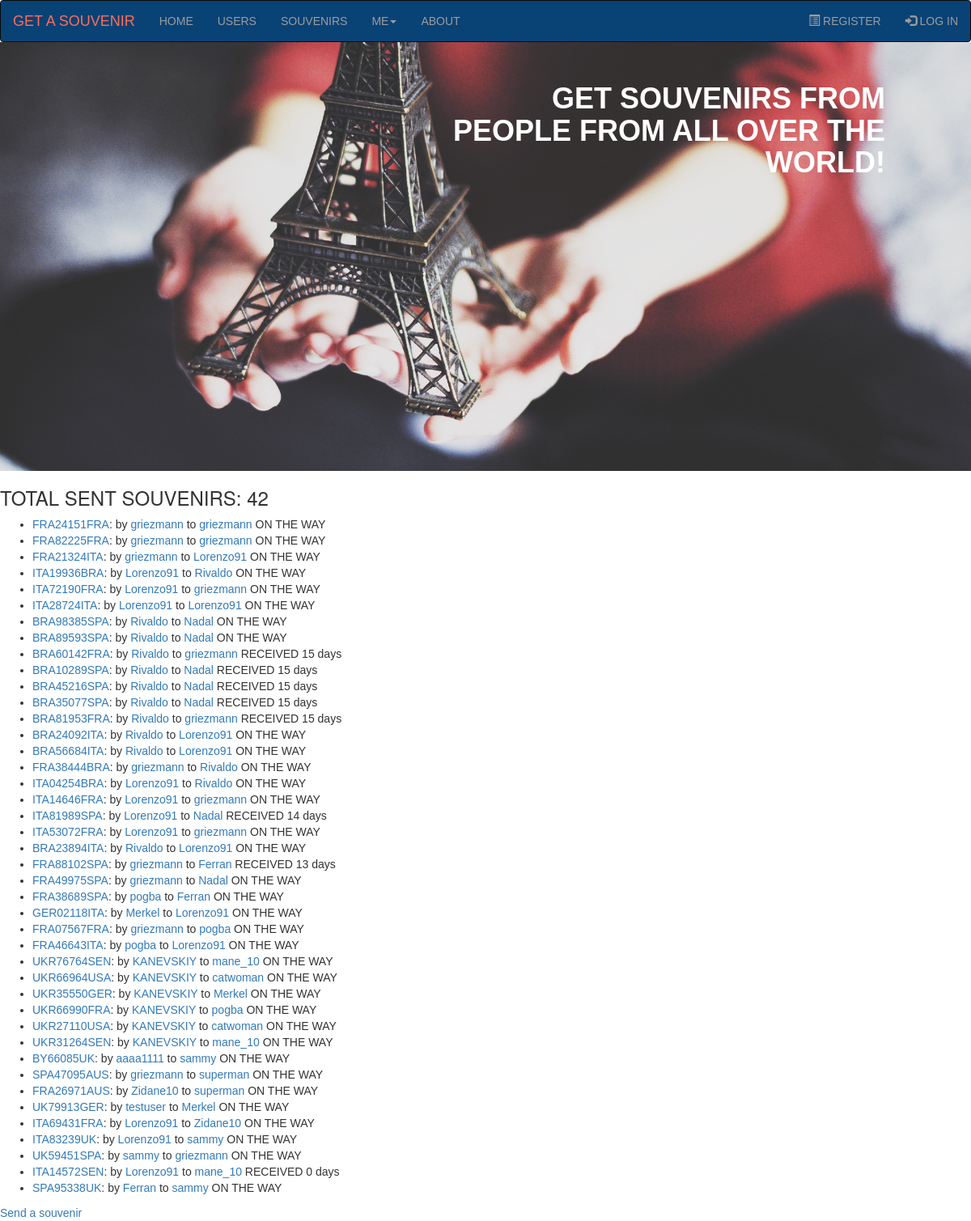
The app's page /souvenirs/, older data.
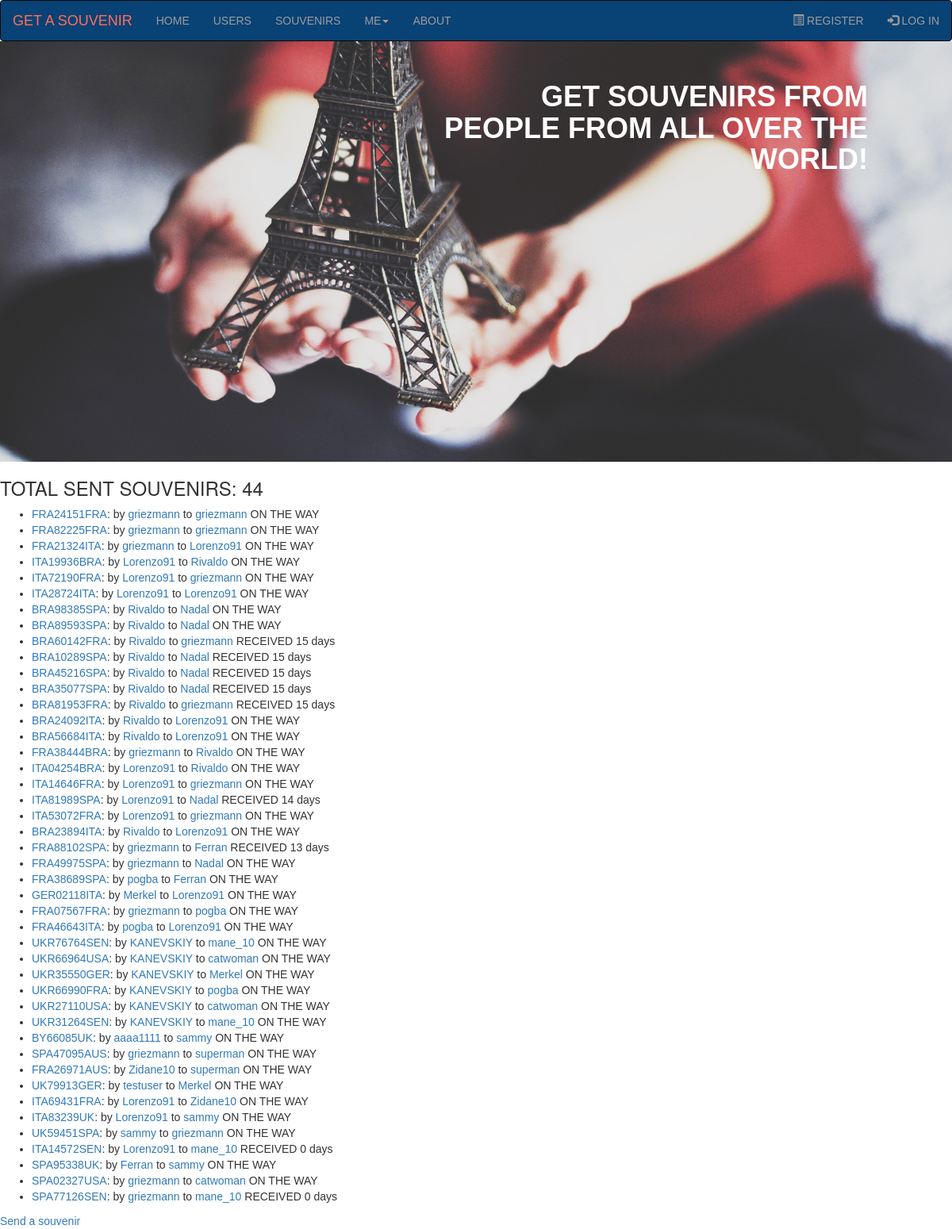
The same page, newer data.
### souvenirs_app/models.py (models this page shows, shortened)
class Souvenir(models.Model):
    souvenir_id = models.AutoField(primary_key=True)
    slug = models.SlugField(max_length=30, verbose_name='URL')
    send_user = models.ForeignKey(UserInfo, on_delete=models.PROTECT, related_name='send_user')
    send_date = models.DateField(auto_now_add=True)
    receive_user = models.ForeignKey(UserInfo, on_delete=models.PROTECT, related_name='receive_user')
    receive_date = models.DateField(null=True, blank=True)
    send_user_img = models.ImageField(upload_to='send/', default='no-photo.png', null=True, blank=True)
    receive_user_img = models.ImageField(upload_to='receive/', default='no-photo.png', null=True, blank=True)
    send_user_message = models.TextField(max_length=500, null=True, blank=True)
    receive_user_message = models.TextField(max_length=500, null=True, blank=True)
    STATUS_CHOICES = [
        ('ON THE WAY', 'On the way'),
        ('RECEIVED', 'Received'),
    ]
    status = models.CharField(max_length=10, choices=STATUS_CHOICES, default='ON THE WAY')
    def get_absolute_url(self):
        return reverse('souvenirs_app:souvenir', kwargs={'souvenir_slug': self.slug})
    def on_the_way(self):
        return f'{(self.receive_date - self.send_date).days} days'
    class Meta:
        verbose_name = 'Souvenir'
        verbose_name_plural = 'Souvenirs'

class UserInfo(models.Model):
    username = models.OneToOneField(User, on_delete=models.PROTECT, primary_key=True)
    slug = models.SlugField(max_length=30, verbose_name='URL')
    avatar = models.ImageField(upload_to='avatars/', default='no-avatar.jpg', null=True, blank=True)
    sex = models.CharField(max_length=6, choices=(('MALE', 'male'), ('FEMALE', 'female')))
    date_of_birthday = models.DateField(null=True, blank=True)
    country = models.ForeignKey(Country, on_delete=models.PROTECT, related_name='userinfo', unique=False)
    city = models.CharField(max_length=30)
    address = models.TextField(max_length=200)
    about = models.TextField(max_length=500, null=True, blank=True)
    def __str__(self):
        return str(self.username)
    def get_absolute_url(self):
        return reverse('souvenirs_app:user_info', kwargs={'user_info_slug': self.slug})
    class Meta:
        verbose_name = 'User_information'
        verbose_name_plural = 'User_informations'

### souvenirs_app/views.py (the view)
# urls.py: path('souvenirs/', views.SouvenirsView.as_view(), name='souvenirs'),
class SouvenirsView(ListView):
    model = Souvenir
    template_name = 'souvenirs_app/souvenirs.html'
    context_object_name = 'souvenirs'

### souvenirs_app/templates/souvenirs_app/souvenirs.html
{% extends 'souvenirs_app/base.html' %}
{% block content %}
    <h3>TOTAL SENT SOUVENIRS: {{ souvenirs.count }}</h3>
    <ul>
        {% for souvenir in souvenirs %}
            <li><a href="{{ souvenir.get_absolute_url }}">{{ souvenir.slug }}</a>:
                by
                <a href="{{ souvenir.send_user.get_absolute_url }}">{{ souvenir.send_user }}</a>
                to
                <a href="{{ souvenir.receive_user.get_absolute_url }}">{{ souvenir.receive_user }}</a>
                {{ souvenir.status }}
                {% if souvenir.status == 'RECEIVED' %}
                    {{ souvenir.on_the_way }}
                {% endif %}
        {% empty %}
            <li>No souvenirs have been sent yet</li>
        {% endfor %}
    </ul>
    <a href="{% url 'souvenirs_app:create_souvenir' %}">Send a souvenir</a>
{% endblock content %}

Row changes from the older to the newer data that the page shows:
added Souvenir: slug "SPA02327USA", send_user "griezmann", receive_user "catwoman", status "ON THE WAY"
added Souvenir: slug "SPA77126SEN", send_user "griezmann", receive_user "mane_10", status "RECEIVED", on_the_way "0 days"
Text that changed along with them:
{{ souvenirs.count }}: "42" → "44"
